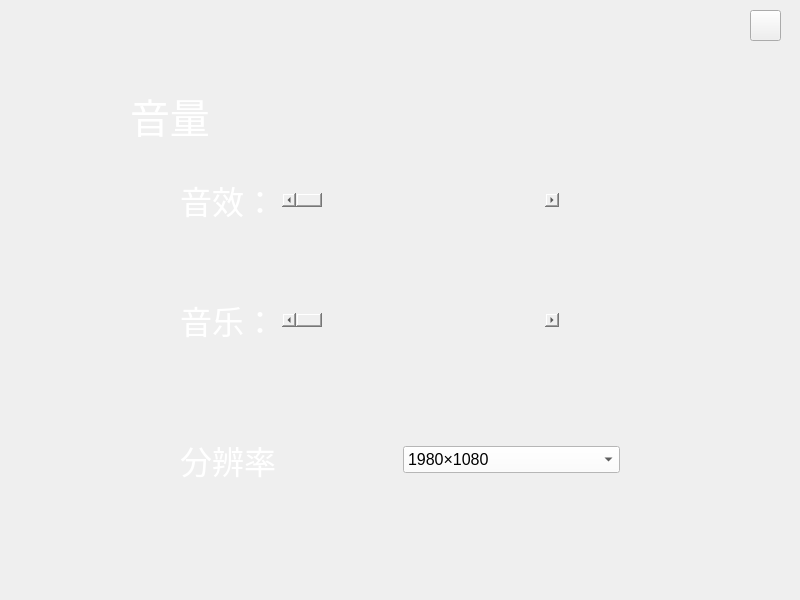
<?xml version="1.0" encoding="UTF-8"?>
<ui version="4.0">
 <class>OptionScene</class>
 <widget class="QDialog" name="OptionScene">
  <property name="geometry">
   <rect>
    <x>0</x>
    <y>0</y>
    <width>800</width>
    <height>600</height>
   </rect>
  </property>
  <property name="windowTitle">
   <string>Dialog</string>
  </property>
  <property name="styleSheet">
   <string notr="true">background-image: url(:/Resource/Image/BackGround/background.jpg);</string>
  </property>
  <widget class="QWidget" name="horizontalWidget" native="true">
   <property name="geometry">
    <rect>
     <x>180</x>
     <y>270</y>
     <width>440</width>
     <height>100</height>
    </rect>
   </property>
   <property name="styleSheet">
    <string notr="true">background:transparent;</string>
   </property>
   <layout class="QHBoxLayout" name="horizontalLayout" stretch="1,5,1">
    <item>
     <widget class="QLabel" name="LMusic">
      <property name="font">
       <font>
        <family>楷体</family>
        <pointsize>24</pointsize>
       </font>
      </property>
      <property name="focusPolicy">
       <enum>Qt::NoFocus</enum>
      </property>
      <property name="styleSheet">
       <string notr="true">background:transparent</string>
      </property>
      <property name="text">
       <string>&lt;html&gt;&lt;head/&gt;&lt;body&gt;&lt;p&gt;&lt;span style=&quot; color:#ffffff;&quot;&gt;音乐：&lt;/span&gt;&lt;/p&gt;&lt;/body&gt;&lt;/html&gt;</string>
      </property>
     </widget>
    </item>
    <item>
     <widget class="QScrollBar" name="HsbAdjustMusic">
      <property name="styleSheet">
       <string notr="true">background:transparent;</string>
      </property>
      <property name="orientation">
       <enum>Qt::Horizontal</enum>
      </property>
     </widget>
    </item>
    <item>
     <widget class="QLabel" name="LMusicValue">
      <property name="font">
       <font>
        <pointsize>-1</pointsize>
        <bold>true</bold>
       </font>
      </property>
      <property name="styleSheet">
       <string notr="true">background:transparent;
color:white;
font-size:16px;</string>
      </property>
      <property name="text">
       <string/>
      </property>
     </widget>
    </item>
   </layout>
  </widget>
  <widget class="QWidget" name="horizontalWidget_2" native="true">
   <property name="geometry">
    <rect>
     <x>180</x>
     <y>150</y>
     <width>440</width>
     <height>100</height>
    </rect>
   </property>
   <property name="styleSheet">
    <string notr="true">background:transparent;</string>
   </property>
   <layout class="QHBoxLayout" name="horizontalLayout_2" stretch="0,5,1">
    <item>
     <widget class="QLabel" name="LSoundEffect">
      <property name="font">
       <font>
        <family>楷体</family>
        <pointsize>24</pointsize>
       </font>
      </property>
      <property name="styleSheet">
       <string notr="true">background:transparent</string>
      </property>
      <property name="text">
       <string>&lt;html&gt;&lt;head/&gt;&lt;body&gt;&lt;p&gt;&lt;span style=&quot; color:#ffffff;&quot;&gt;音效：&lt;/span&gt;&lt;/p&gt;&lt;/body&gt;&lt;/html&gt;</string>
      </property>
     </widget>
    </item>
    <item>
     <widget class="QScrollBar" name="HsbAdjustSoundeffect">
      <property name="styleSheet">
       <string notr="true">background:transparent;</string>
      </property>
      <property name="orientation">
       <enum>Qt::Horizontal</enum>
      </property>
     </widget>
    </item>
    <item>
     <widget class="QLabel" name="LSounEffectValue">
      <property name="font">
       <font>
        <pointsize>-1</pointsize>
        <bold>true</bold>
       </font>
      </property>
      <property name="styleSheet">
       <string notr="true">background:transparent;
color:white;
font-size:16px;</string>
      </property>
      <property name="text">
       <string/>
      </property>
     </widget>
    </item>
   </layout>
  </widget>
  <widget class="QLabel" name="LSoundVolume">
   <property name="geometry">
    <rect>
     <x>130</x>
     <y>80</y>
     <width>141</width>
     <height>71</height>
    </rect>
   </property>
   <property name="font">
    <font>
     <family>楷体</family>
     <pointsize>30</pointsize>
     <bold>false</bold>
    </font>
   </property>
   <property name="focusPolicy">
    <enum>Qt::NoFocus</enum>
   </property>
   <property name="styleSheet">
    <string notr="true">background:transparent;
</string>
   </property>
   <property name="text">
    <string>&lt;html&gt;&lt;head/&gt;&lt;body&gt;&lt;p&gt;&lt;span style=&quot; color:#ffffff;&quot;&gt;音量&lt;/span&gt;&lt;/p&gt;&lt;/body&gt;&lt;/html&gt;</string>
   </property>
  </widget>
  <widget class="QPushButton" name="BtnCloseOption">
   <property name="geometry">
    <rect>
     <x>750</x>
     <y>10</y>
     <width>31</width>
     <height>31</height>
    </rect>
   </property>
   <property name="focusPolicy">
    <enum>Qt::NoFocus</enum>
   </property>
   <property name="styleSheet">
    <string notr="true">border-image: url(:/Resource/Icon/OptionIcon.png);
</string>
   </property>
   <property name="text">
    <string/>
   </property>
  </widget>
  <widget class="QWidget" name="horizontalWidget" native="true">
   <property name="geometry">
    <rect>
     <x>180</x>
     <y>410</y>
     <width>440</width>
     <height>100</height>
    </rect>
   </property>
   <property name="styleSheet">
    <string notr="true">background:transparent;</string>
   </property>
   <layout class="QHBoxLayout" name="horizontalLayout_3">
    <item>
     <widget class="QLabel" name="LSelectResolution">
      <property name="font">
       <font>
        <family>楷体</family>
       </font>
      </property>
      <property name="text">
       <string>&lt;html&gt;&lt;head/&gt;&lt;body&gt;&lt;p&gt;&lt;span style=&quot; font-size:24pt; color:#ffffff;&quot;&gt;分辨率&lt;/span&gt;&lt;/p&gt;&lt;/body&gt;&lt;/html&gt;</string>
      </property>
     </widget>
    </item>
    <item>
     <widget class="QComboBox" name="CbSelectResolution">
      <property name="styleSheet">
       <string notr="true">background:rgb(255, 255, 255);
font-size:16px;</string>
      </property>
      <item>
       <property name="text">
        <string>1980×1080</string>
       </property>
      </item>
      <item>
       <property name="text">
        <string>1600×900</string>
       </property>
      </item>
      <item>
       <property name="text">
        <string>1280×720</string>
       </property>
      </item>
     </widget>
    </item>
   </layout>
  </widget>
 </widget>
 <resources/>
 <connections/>
</ui>
